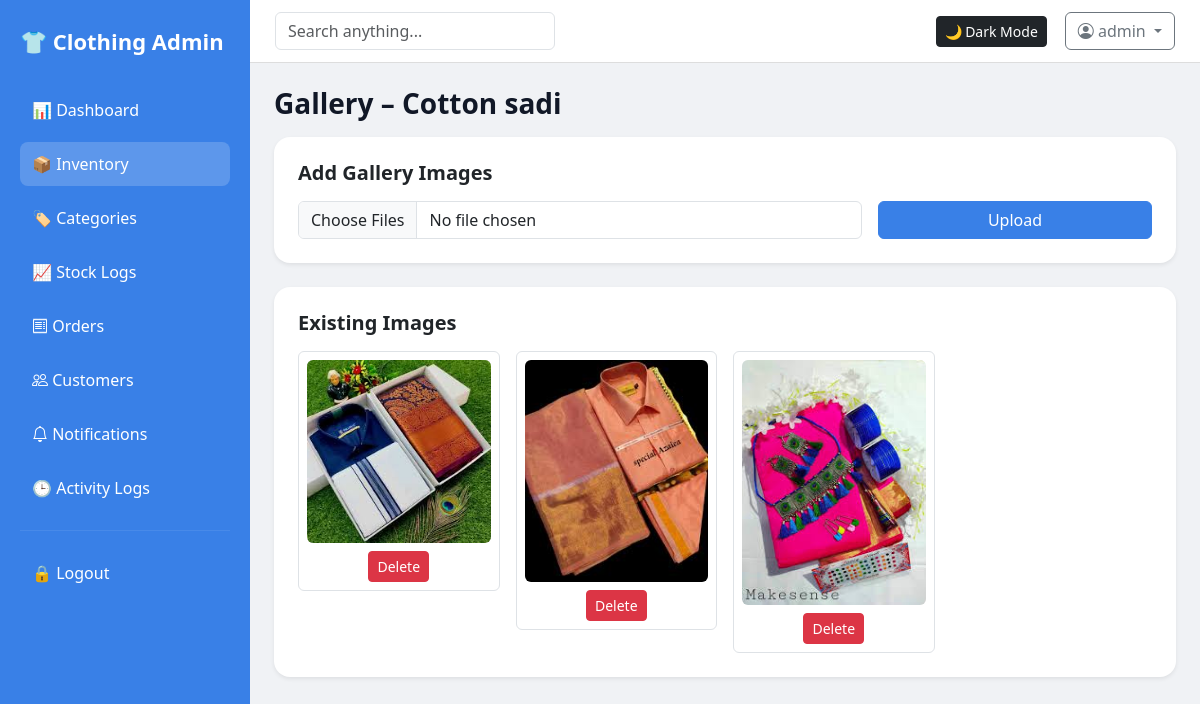
The app's page /inventory/gallery/10 (signed in) with its own data.
### tables this page shows
CREATE TABLE clothing (
            id INTEGER PRIMARY KEY AUTOINCREMENT,
            name TEXT,
            category TEXT,
            size TEXT,
            quantity INTEGER,
            price REAL,
            created_at TEXT
        , image TEXT, barcode TEXT, qrcode TEXT);

CREATE TABLE clothing_images (
            id INTEGER PRIMARY KEY AUTOINCREMENT,
            clothing_id INTEGER,
            image TEXT,
            created_at TEXT
        );

### app.py (the view)
@app.route("/inventory/gallery/<int:item_id>")
@require_login
def item_gallery(item_id):
    db = get_db()
    item = db.execute("SELECT * FROM clothing WHERE id=?", (item_id,)).fetchone()
    if not item:
        return redirect(url_for("inventory"))
    imgs = db.execute(
        "SELECT * FROM clothing_images WHERE clothing_id=? ORDER BY id ASC",
        (item_id,)
    ).fetchall()
    return render_template(
        "gallery.html",
        item=item,
        images=imgs,
        title="Product Gallery"
    )

### app.py (called while the page is built)
def get_db():
    conn = sqlite3.connect(os.path.join(BASE_DIR, "inventory.db"))
    conn.row_factory = sqlite3.Row
    return conn

def require_login(f):
    @wraps(f)
    def wrapper(*args, **kwargs):
        if not session.get("admin"):
            return redirect(url_for("login"))
        return f(*args, **kwargs)
    return wrapper

### templates/gallery.html
{% extends "base.html" %}
{% block content %}
<h3 class="fw-bold mb-3">Gallery – {{ item.name }}</h3>
<div class="card shadow-sm p-4 mb-4">
    <h5 class="fw-semibold mb-3">Add Gallery Images</h5>
    <form method="POST" action="{{ url_for('item_gallery_add', item_id=item.id) }}"
          enctype="multipart/form-data" class="row g-3">
        <div class="col-md-8">
            <input type="file" name="gallery" class="form-control"
                   accept="image/*" multiple required>
        </div>
        <div class="col-md-4">
            <button class="btn btn-primary w-100">Upload</button>
        </div>
    </form>
</div>
<div class="card shadow-sm p-4">
    <h5 class="fw-semibold mb-3">Existing Images</h5>
    {% if images %}
    <div class="row g-3">
        {% for img in images %}
        <div class="col-md-3">
            <div class="border rounded p-2 text-center">
                <img src="/uploads/{{ img.image }}" class="img-fluid rounded mb-2">
                <a href="{{ url_for('item_gallery_delete', img_id=img.id) }}"
                   class="btn btn-sm btn-danger"
                   onclick="return confirm('Delete this image?');">
                    Delete
                </a>
            </div>
        </div>
        {% endfor %}
    </div>
    {% else %}
    <p class="text-muted">No gallery images yet.</p>
    {% endif %}
</div>
{% endblock %}

### templates/base.html (style rules this page uses)
:root { --bg-main: #f0f2f5; --card-bg: #ffffff; --text-main: #111827; --sidebar-bg: #0d6efd; }
body { background: var(--bg-main); color: var(--text-main); margin: 0; }
.card { background: var(--card-bg); border: none; border-radius: 16px; }
.btn-primary { background-color: #3980e7; border-color: #3980e7; color: #fff; }

### records on screen
clothing: name "Cotton sadi"
clothing_images: image (picture)
clothing_images: image (picture)
clothing_images: image (picture)

### other values on screen
{{ session['admin'] }} "admin"
